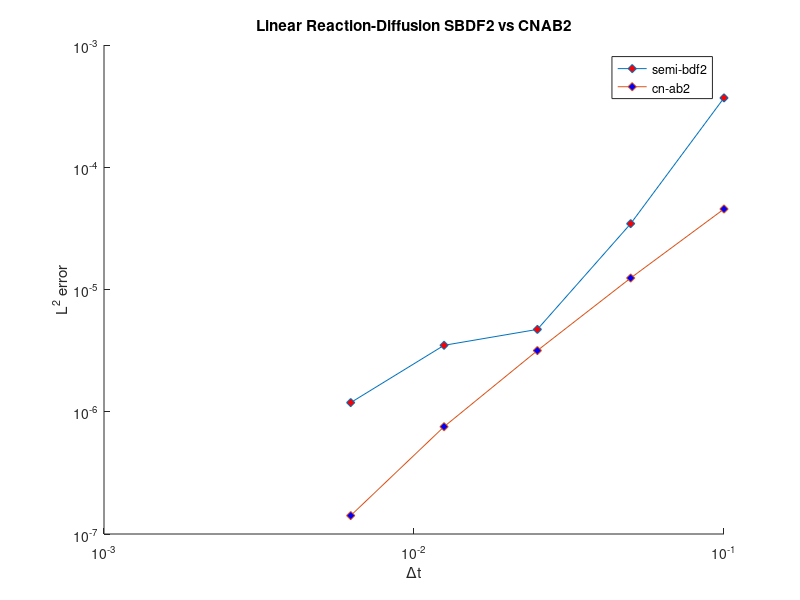

Write the MATLAB code that produced this figure.
clc;
close all;
clear all;

%bloth imex cnab and semibdf

%semi bdf
dt_1_norm = 0.000369454;
dt_05_norm = 3.45565e-5;
dt_0250_norm = 4.71612e-6;
dt_0125_norm = 3.49546e-6;
dt_00625_norm = 1.18826e-6;

norms = [dt_1_norm, dt_05_norm, dt_0250_norm, dt_0125_norm, dt_00625_norm];
k = 1:length(norms);
fit1 = polyfit(k, log2(norms), 1);

times = [0.1, 0.05, 0.0250, 0.0125, 0.00625];
fig = figure;
hold on
loglog(times, norms, '-d', 'MarkerFaceColor', 'red');
xlabel('\Deltat');
ylabel('L^2 error');
title('Linear Reaction-Diffusion SBDF2 vs CNAB2');

% cnab
dt_1_norm = 4.5551e-5;
dt_05_norm = 1.24149e-5;
dt_0250_norm = 3.16636e-6;
dt_0125_norm = 7.54616e-7;
dt_00625_norm = 1.4146e-7;

norms = [dt_1_norm, dt_05_norm, dt_0250_norm, dt_0125_norm, dt_00625_norm];
k = 1:length(norms);
fit2 = polyfit(k, log2(norms), 1);

times = [0.1, 0.05, 0.0250, 0.0125, 0.00625];
hold on
loglog(times, norms, '-d', 'MarkerFaceColor', 'blue');
legend('semi-bdf2', 'cn-ab2');
saveas(fig, 'figures/cnabVSsbdf.png');